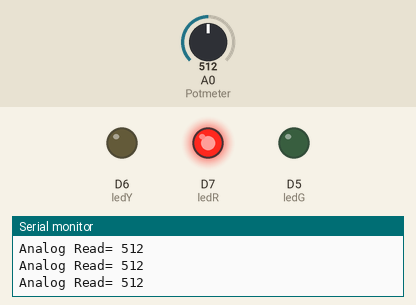
Bench run of a sketch on a simulated ESP8266 (NodeMCU). Shown: output pins drawn as LEDs (lit = HIGH), the last lines printed to the serial monitor. Inputs (shaded band) come from the test bench; at power-on: A0 (Potmeter) = 512.

Above: at 1.2 s.
1.3 s: A0 (Potmeter) set to 584
2.8 s: A0 (Potmeter) set to 608
At 4.1 s:
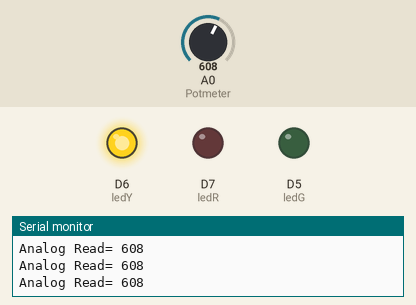
4.5 s: A0 (Potmeter) set to 787
6.0 s: A0 (Potmeter) set to 808
At 6.5 s:
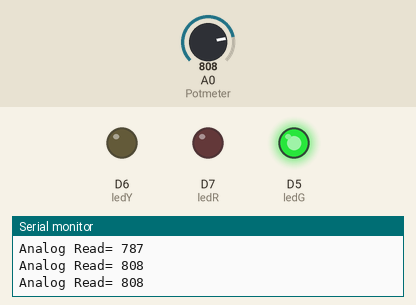
7.5 s: A0 (Potmeter) set to 790
At 8.7 s:
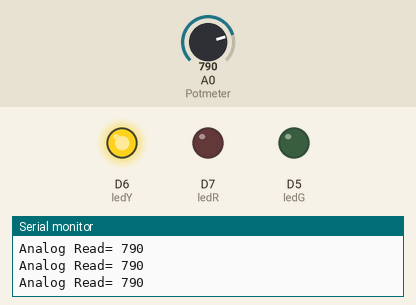
9.0 s: A0 (Potmeter) set to 810
At 10.1 s:
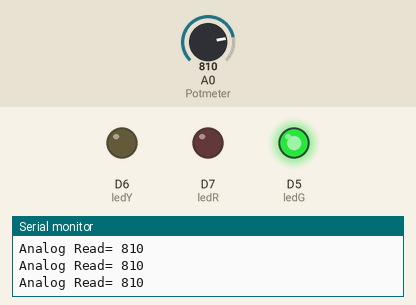
Timing chart, 0 to 11.5 s (numbered marks = the images above; inputs shaded):
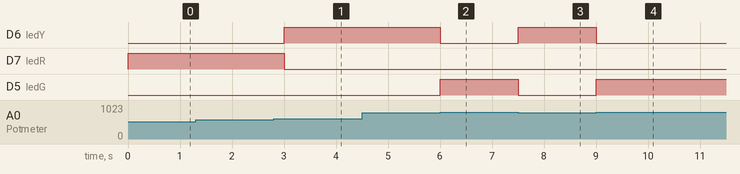

The sketch:

potmeter_led.ino
```cpp
/*---------------------KRENOVATOR---------------------
  Potentiometer + LED

  Demonstrates the potentiometer to understand the analog
  pin and how to code it. That potentiometer will triggers
  to the LED if the condition is met.

  Get the code at github:
  https://github.com/MZulsyahmi/smart-distance-and-alert-using-mqtt.git

  by M.Zulsyahmi @krenovator
  September 2018
 */

//initialize the pin used for potentiometer and LED
int Potmeter = A0;
int potVal = 0;

int ledG = D5;
int ledY = D6;
int ledR = D7;

void setup() {
  //declare the function of each initialized
  pinMode(Potmeter,INPUT);
  pinMode(ledG, OUTPUT);
  pinMode(ledY, OUTPUT);
  pinMode(ledR, OUTPUT);

  //burn command to be display on serial monitor
  Serial.begin(9600);
}

void loop() {
  int potVal = analogRead(Potmeter);

  Serial.print("Analog Read= ");
  Serial.println(potVal);

  //the condition to be met for the potentiometer to trigger the LED and display in serial monitor
  if (potVal<= 600){
    digitalWrite(ledG, LOW);
    digitalWrite(ledY, LOW);
    digitalWrite(ledR, HIGH);
  }

  else if (potVal>600 && potVal<=800){
    digitalWrite(ledG, LOW);
    digitalWrite(ledY, HIGH);
    digitalWrite(ledR, LOW);
  }

  else if (potVal>800){
    digitalWrite(ledG, HIGH);
    digitalWrite(ledY, LOW);
    digitalWrite(ledR, LOW);
  }
  delay(250);
}
```

Measured:
- the behaviour switches between 600 and 601 on A0 (Potmeter) (found by bisection; images 0 and 1)
- the behaviour switches between 800 and 801 on A0 (Potmeter) (found by bisection; images 1 and 2)
- after the input at 2.8 s, D6 (ledY): LOW → HIGH after 0.20 s; D7 (ledR): HIGH → LOW after 0.20 s
- after the input at 6.0 s, D6 (ledY): HIGH → LOW at once; D5 (ledG): LOW → HIGH at once
- after the input at 7.5 s, D6 (ledY): LOW → HIGH at once; D5 (ledG): HIGH → LOW at once
- after the input at 9.0 s, D6 (ledY): HIGH → LOW at once; D5 (ledG): LOW → HIGH at once
